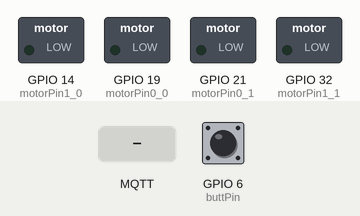
A sketch run on a simulated ESP32. Parts: switched loads named in the sketch (green lamp = pin HIGH). Inputs (shaded band) come from the test bench; at power-on: GPIO 6 (buttPin) LOW. WiFi joins after 1.5 s; servers stay silent unless stated; no MQTT or app messages arrive unless stated; what the sketch prints to the serial monitor is not drawn.

Above: at 2.7 s.
2.8 s: MQTT message "5" arrives on the first subscribed topic
At 3.9 s:
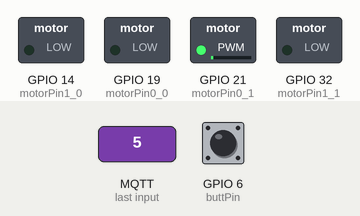
4.3 s: MQTT message "90" arrives on the first subscribed topic
At 5.1 s:
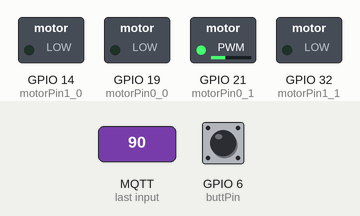
5.8 s: MQTT message "200" arrives on the first subscribed topic
At 6.2 s:
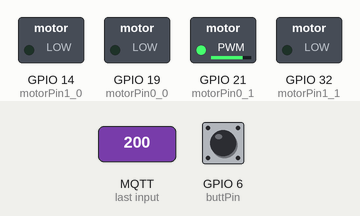
7.3 s: MQTT message "on" arrives on the first subscribed topic
At 8.5 s:
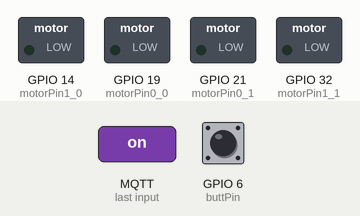
Timing chart, 0 to 9.8 s (numbered marks = the images above; inputs shaded):
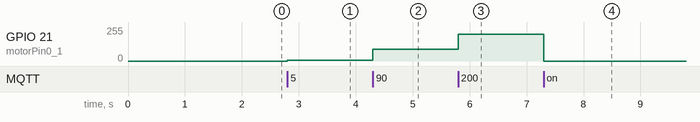

Measured:
- after the input at 2.8 s, GPIO 21 (motorPin0_1): 0/255 → 5/255 at once
- after the input at 4.3 s, GPIO 21 (motorPin0_1): 5/255 → 90/255 at once
- after the input at 5.8 s, GPIO 21 (motorPin0_1): 90/255 → 200/255 at once
- after the input at 7.3 s, GPIO 21 (motorPin0_1): 200/255 → 0/255 at once

The sketch:

mqttMotorControl.ino
```cpp
#include <WiFi.h>
#include <PubSubClient.h>

const char* ssid = "ORBI29";
const char* password = "be3b96f4";
WiFiClient wifiClient;

const char* mqttBroker = "192.168.1.53";
const char* mqttClientName = "teamX";
const String mqttUser = "hello"; // MQTT User Authentification
const String mqttPass = "world"; // MQTT Password Authentification
const char* topicToSub = "test/in";
const char* topicToPub = "test/out";
PubSubClient mqttClient(wifiClient);

const int buttPin = 6;
bool buttState;


const int motorPin0_0 = 19;         // the PWM pin the LED is attached to
const int motorPin0_1 = 21;         // the PWM pin the LED is attached to
const int motorPin1_0 = 14;         // the PWM pin the LED is attached to
const int motorPin1_1 = 32;         // the PWM pin the LED is attached to

int motorPower0 = 0;
int motorPower1 = 0;


void assignMotorPower(int pin0, int pin1, int power){
  power = (power>511)?511:power;
  power = (power<0)?0:power;

  if (power<256){
      analogWrite(pin0, power);
      analogWrite(pin1, 0);
  }
  else {
      analogWrite(pin0, 0);
      analogWrite(pin1, power-255);
  }
}


void mqttConnect() {

  while (!mqttClient.connected()) {

    Serial.print("Attempting MQTT connection...");

    if (mqttClient.connect(mqttClientName)) {

      Serial.println("connected");
      mqttClient.publish("hello", mqttClientName);

      // Topic(s) subscription
      mqttClient.subscribe(topicToSub);

    } else {

      Serial.print("failed, rc=");
      Serial.print(mqttClient.state());
      Serial.println(" try again in 5 seconds");
      delay(5000);

    }
  }
}

void callback(char* topic, byte* message, unsigned int length) {

  String receivedMsg;
  long fullPower = 0;

  for (int i = 0; i < length; i++) {
     receivedMsg += (char)message[i];
  }

  Serial.print("Message arrived on topic: ");
  Serial.print(topic);
  Serial.print(". Message: ");
  Serial.println(receivedMsg);

  if (String(topic) == topicToSub) {
    // convert message to int
    fullPower = receivedMsg.toInt();
    int motorPower0 = fullPower%1000;
    int motorPower1 = fullPower/1000;
    Serial.print("MotorPower0: ");
    Serial.print(motorPower0);
    Serial.print(" MotorPower1: ");
    Serial.print(motorPower1);
    assignMotorPower(motorPin0_1, motorPin0_0, motorPower0);
    assignMotorPower(motorPin1_1, motorPin1_0, motorPower1);


    // Add here the code to act on input --------------
    // Arduino String obejct reference :
    // https://www.arduino.cc/reference/en/language/variables/data-types/stringobject/
    // if (receivedMsg == ("1")) {

    //   Serial.println("on");
    //   digitalWrite(LED_BUILTIN, HIGH);


    // } else if (receivedMsg == "0") {

    //   Serial.println("off");
    //   digitalWrite(LED_BUILTIN, LOW);

    // }
    //-------------------------------------------------
  }
}

void setup() {

  pinMode(motorPin0_0, OUTPUT);
  pinMode(motorPin0_1, OUTPUT);
  pinMode(motorPin1_0, OUTPUT);
  pinMode(motorPin1_1, OUTPUT);

  Serial.begin(115200);

  // Connect to wifi
  WiFi.begin(ssid, password);

  while (WiFi.status() != WL_CONNECTED) {
    delay(500);
    Serial.print(".");
  }

  Serial.print("Connected to ");
  Serial.println(ssid);
  Serial.print("IP address: ");
  Serial.println(WiFi.localIP());

  // MQTT setup
  mqttClient.setServer(mqttBroker, 1883);
  mqttClient.setCallback(callback);

  // Led setup
  // pinMode(LED_BUILTIN, OUTPUT);
}

unsigned long lastMsg = 0;
char msg[50];

void loop() {

  // Check the current button state
  bool currentState = digitalRead(buttPin);

  // Check if we are still connected to the MQTT broker
  if (!mqttClient.connected()) {
    mqttConnect();
  }

  // Let PubSubClient library do his magic
  mqttClient.loop();

  // Add your publish code here --------------------
  // // Publish motor current data on a timer
  // // Only publish every 5 seconds
  // unsigned long now = millis();
  // if (now - lastMsg > 5000) {

  //   lastMsg = now;
  //   snprintf (msg, 50, "%ld - hello again!", now);
  //   Serial.print("Publish message: ");
  //   Serial.println(msg);

  //   mqttClient.publish(topicToPub, msg);
  // }
  //-----------------------------------------------
}
```
